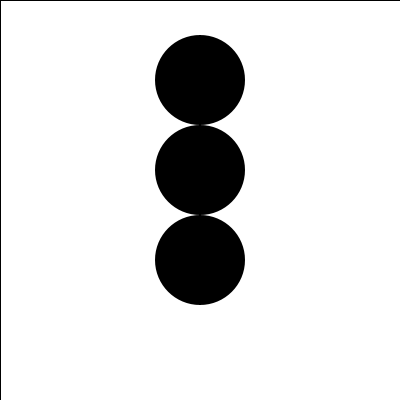
Frame 1 (no input)
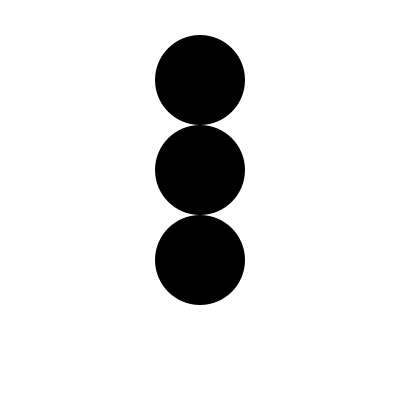
Frame 60 (the mouse pressed at the canvas centre just before this capture)
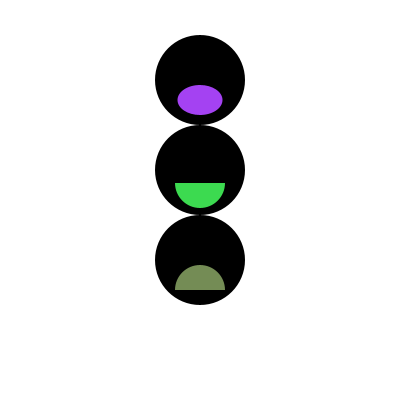
Frame 120 (the mouse held since frame 60 and released just before this capture)

The Processing sketch that drew these frames (run headless with seeded random() and noise(); from frame 60 on, the mouse is pressed at the canvas centre):

// Processing sketch: processing_87526
// ── processing_87526.pde

float x,y,wd,ht;
color a, b, c, d, e, f,g, h, i;
 
void setup()
{
  size (400,400);
  smooth();
  background(229, 171, 229);
  x = 20;
  y = 20;
  wd = 90;
  ht = 90;
   
}
 
void draw()
{
  fill(255);
 rect(0, 0, width, height);
 
 figure(x,y, wd, ht);
//figure(x, y, wd, ht);
}
 
 
 
 
void figure ( float fx, float fy, float fwd, float fht)
{
  //head
 fill(c);
 noStroke();
 ellipse (fx+180, fy+60, fwd, fht);
 
 //eyes
 fill(d);
 ellipse(fx+150, fy+60, fwd/5, fht/5);
 ellipse(fx+210, fy+60, fwd/5, fht/5);
 
 //mouth
 fill(g);
 ellipse(fx+180, fy+80, fwd/2, fht/3);

  
 //head
 fill(b);
 noStroke();
 ellipse (fx+180, fy+150, fwd, fht);
 
 //eyes 
 fill(e);
 ellipse(fx+150, fy+150, fwd/5, fht/5);
 ellipse(fx+210, fy+150, fwd/5, fht/5);
 
 //mouth
 fill(h);
 arc(200, 183, 50, 50,0, PI);


 //head
 fill( a);
 noStroke();
 ellipse (fx+180, fy+240, fwd, fht);
  
 //eyes    
 fill(f);
 ellipse(fx+150, fy+240, fwd/5, fht/5);
 ellipse(fx+210, fy+240, fwd/5, fht/5);
 
 //mouth
 fill(i);
 arc(200, 290, 50, 50, PI, TWO_PI);
}
 
void keyPressed()   {
{
    
  if (keyCode == ' ') {
    a=color(random(255),random(255),random(255)  );
    b=color(random(255),random(255),random(255)  );
    c=color(random(255),random(255),random(255)  );
    d=color(random(255),random(255),random(255)  );
    e=color(random(255),random(255),random(255)  );
    f=color(random(255),random(255),random(255)  );
    
  }
 
}
}

void mousePressed()
{
  
  g=color(random(255), random(255), random(255) );
  
  h=color(random(255), random(255), random(255) );
  
  i=color(random(255), random(255), random(255) );
}
